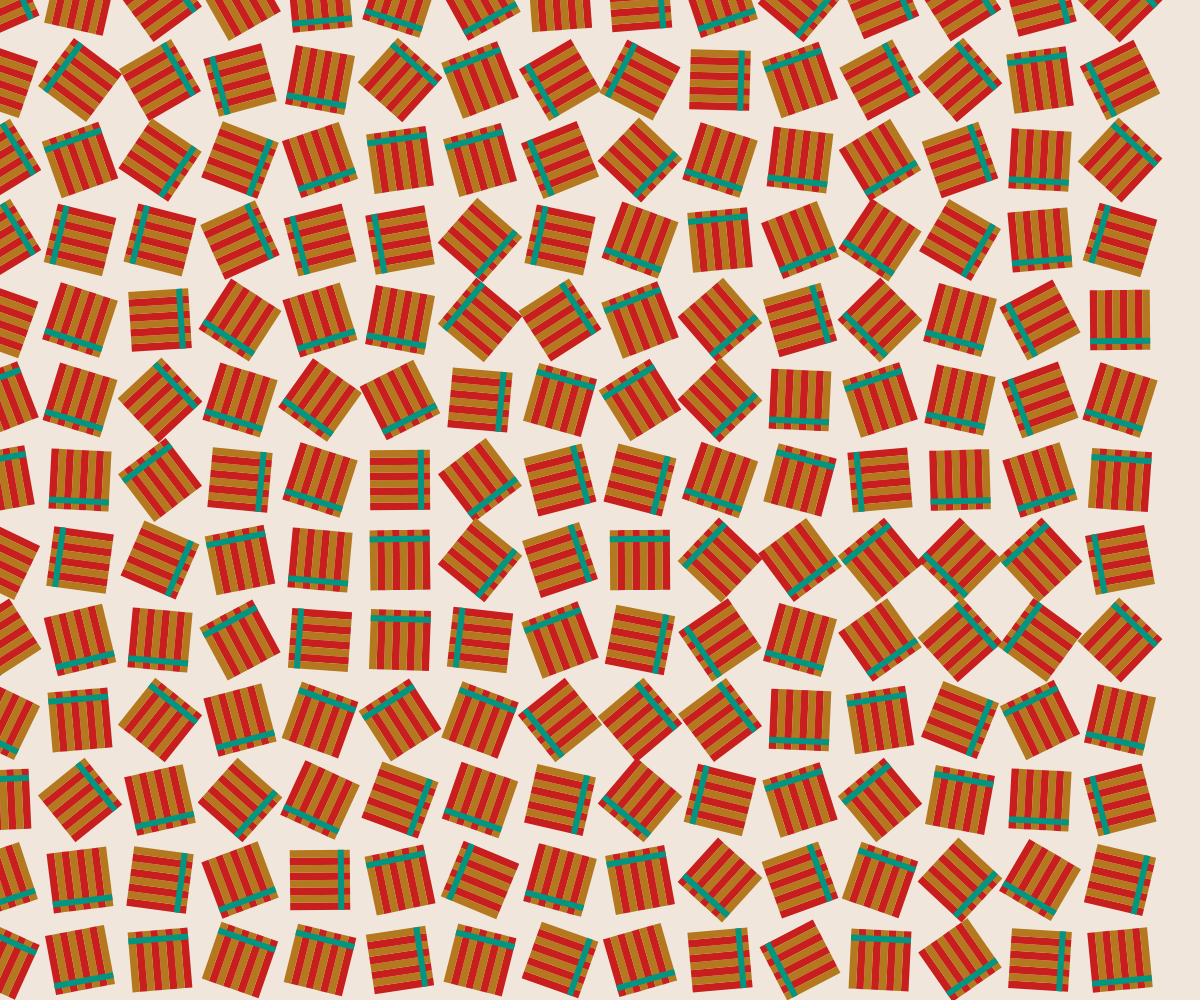
Frame 1 (no input)
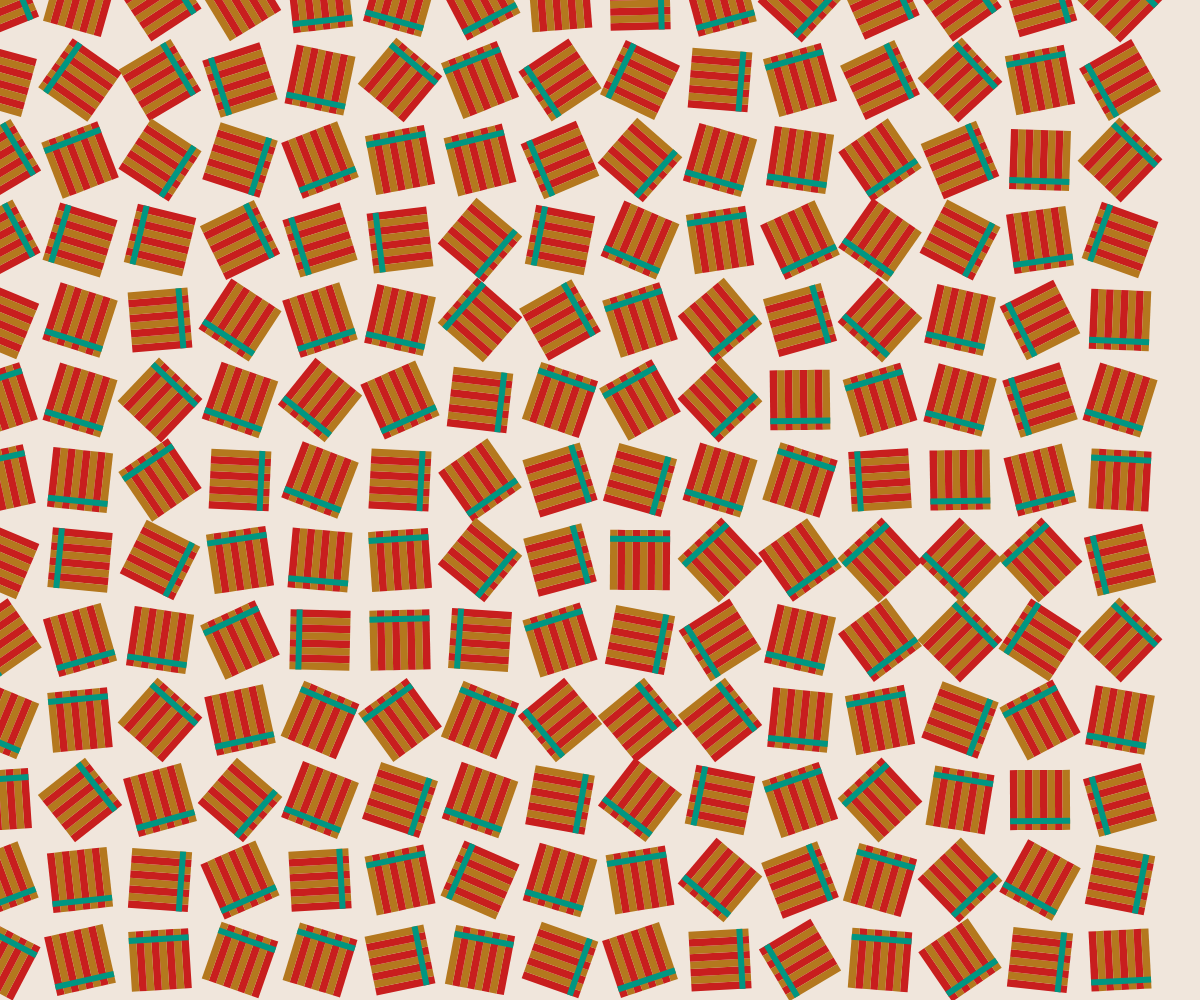
Frame 60 (no input)
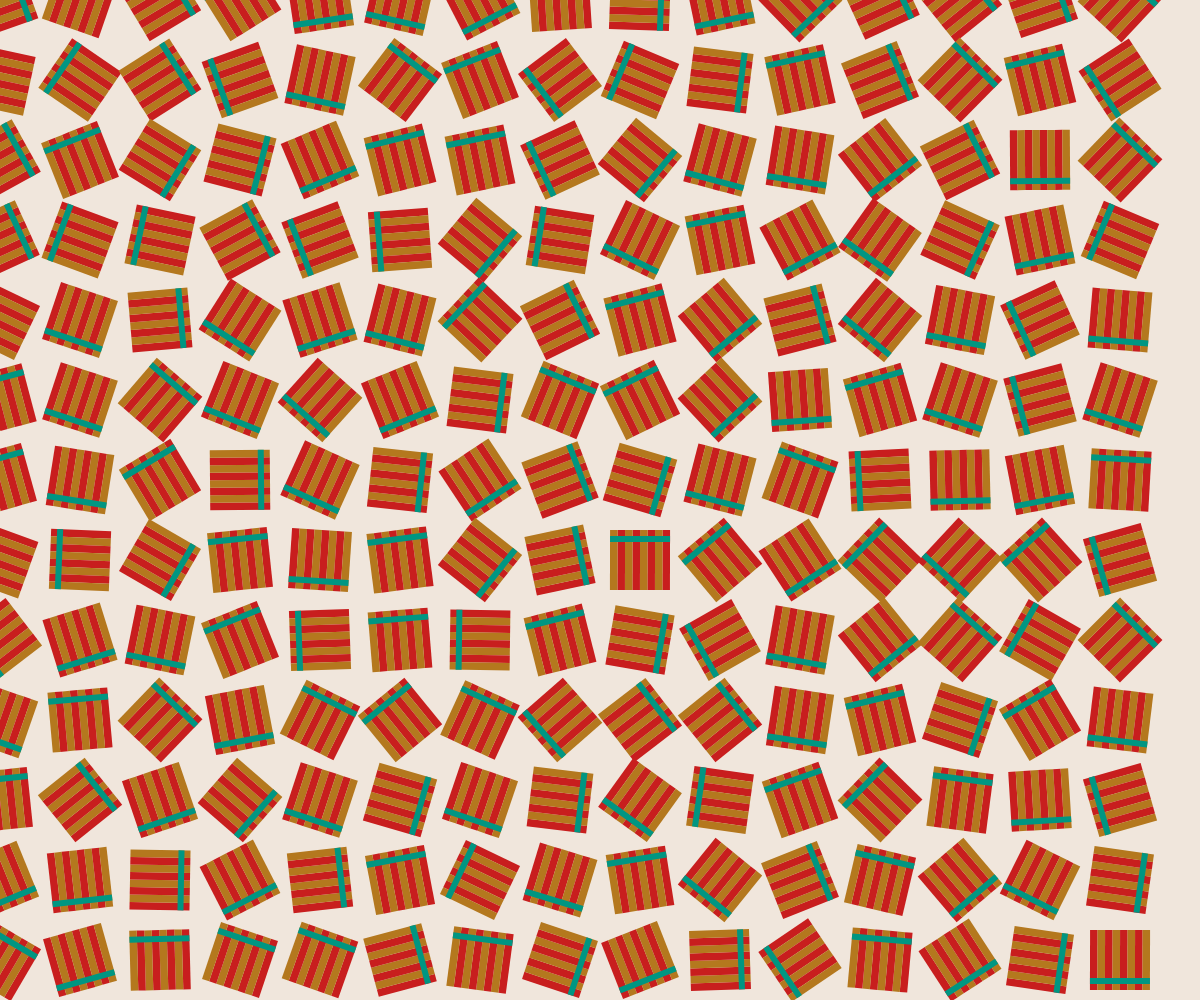
Frame 120 (the mouse pressed at the canvas centre since frame 60)

The p5.js sketch that drew these frames (run headless with seeded random() and noise() and a simulated clock; from frame 60 on, the mouse is pressed at the canvas centre):

// p5.js sketch
// ── sketch.js
let walls = [];
let time = 0;

function setup() {
  createCanvas(windowWidth, windowHeight);
  
  // Create a grid of origami wall segments
  for (let x = 0; x < width; x += 80) {
    for (let y = 0; y < height; y += 80) {
      walls.push({
        x: x,
        y: y,
        size: 60,
        angle: random(TWO_PI),
        color: color(random(150, 255), random(30, 80), random(30, 80)), // Red, ochre, teal
        foldPhase: random(TWO_PI)
      });
    }
  }
}

function draw() {
  background(240, 230, 220); // Cream background
  
  time += 0.005;
  
  // Draw each wall segment with dynamic folding
  for (let wall of walls) {
    push();
    
    translate(wall.x, wall.y);
    rotate(wall.angle + sin(time + wall.foldPhase) * 0.2);
    
    // Draw a tessellated origami wall pattern
    fill(wall.color);
    noStroke();
    
    // Create a folded structure with stripes
    let stripeWidth = wall.size / 8;
    for (let i = 0; i < 8; i++) {
      let x1 = -wall.size/2 + i * stripeWidth;
      let x2 = x1 + stripeWidth;
      
      // Alternate between colors for stripes
      if (i % 2 === 0) {
        fill(200, 30, 30); // Vivid red
      } else {
        fill(180, 120, 30); // Warm ochre
      }
      
      rect(x1, -wall.size/2, x2 - x1, wall.size);
    }
    
    // Add a subtle teal stripe on top for contrast
    fill(0, 150, 130);
    rect(-wall.size/2, -wall.size/2 + wall.size * 0.8, wall.size, wall.size * 0.1);
    
    pop();
  }
}

function windowResized() {
  resizeCanvas(windowWidth, windowHeight);
}
